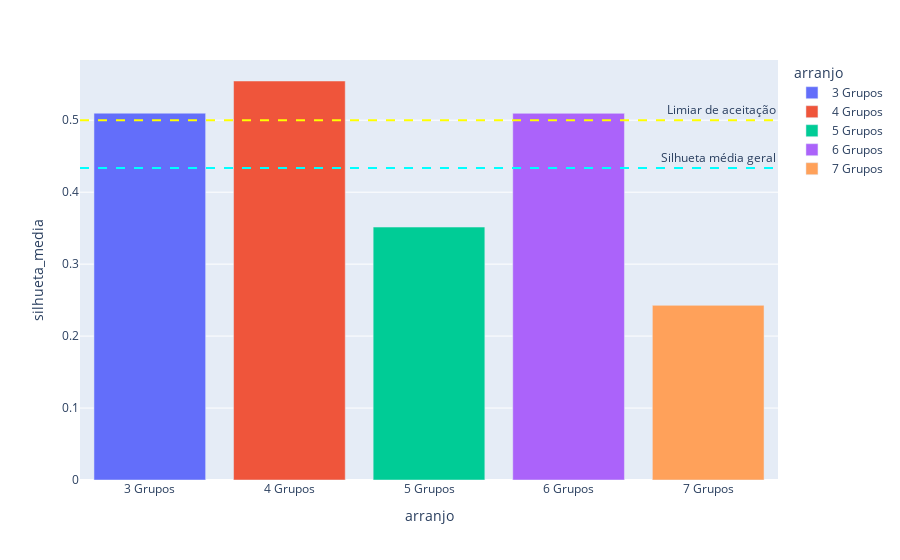

Source (notebook cell):
### Code cell
silhuetas=[r["silhueta_media"]for r in resultados]
nomes_arranjo=[r["arranjo"]for r in resultados]

df=pd.DataFrame({'arranjo':nomes_arranjo,'silhueta_media':silhuetas})


fig = px.bar(df, x="arranjo", y="silhueta_media", color="arranjo")  

fig.add_hline(y=df["silhueta_media"].mean(),
              line_width=2,          
              line_dash="dash",      
              line_color="cyan",
              annotation_text="Silhueta média geral") 

fig.add_hline(y=0.5,
              line_width=2,          
              line_dash="dash",      
              line_color="yellow",
              annotation_text="Limiar de aceitação")   

fig

### Figure 1 — Plotly figure (JSON) as saved in the notebook; plotly's stock layout.template omitted (floating-point values rounded to 4 significant figures)
{"data": [{"alignmentgroup": "True", "hovertemplate": "arranjo=%{x}<br>silhueta_media=%{y}<extra></extra>", "legendgroup": "3 Grupos", "marker": {"color": "#636efa", "pattern": {"shape": ""}}, "name": "3 Grupos", "offsetgroup": "3 Grupos", "orientation": "v", "showlegend": true, "textposition": "auto", "type": "bar", "x": ["3 Grupos"], "xaxis": "x", "y": [0.5098], "yaxis": "y"}, {"alignmentgroup": "True", "hovertemplate": "arranjo=%{x}<br>silhueta_media=%{y}<extra></extra>", "legendgroup": "4 Grupos", "marker": {"color": "#EF553B", "pattern": {"shape": ""}}, "name": "4 Grupos", "offsetgroup": "4 Grupos", "orientation": "v", "showlegend": true, "textposition": "auto", "type": "bar", "x": ["4 Grupos"], "xaxis": "x", "y": [0.5545], "yaxis": "y"}, {"alignmentgroup": "True", "hovertemplate": "arranjo=%{x}<br>silhueta_media=%{y}<extra></extra>", "legendgroup": "5 Grupos", "marker": {"color": "#00cc96", "pattern": {"shape": ""}}, "name": "5 Grupos", "offsetgroup": "5 Grupos", "orientation": "v", "showlegend": true, "textposition": "auto", "type": "bar", "x": ["5 Grupos"], "xaxis": "x", "y": [0.3515], "yaxis": "y"}, {"alignmentgroup": "True", "hovertemplate": "arranjo=%{x}<br>silhueta_media=%{y}<extra></extra>", "legendgroup": "6 Grupos", "marker": {"color": "#ab63fa", "pattern": {"shape": ""}}, "name": "6 Grupos", "offsetgroup": "6 Grupos", "orientation": "v", "showlegend": true, "textposition": "auto", "type": "bar", "x": ["6 Grupos"], "xaxis": "x", "y": [0.5096], "yaxis": "y"}, {"alignmentgroup": "True", "hovertemplate": "arranjo=%{x}<br>silhueta_media=%{y}<extra></extra>", "legendgroup": "7 Grupos", "marker": {"color": "#FFA15A", "pattern": {"shape": ""}}, "name": "7 Grupos", "offsetgroup": "7 Grupos", "orientation": "v", "showlegend": true, "textposition": "auto", "type": "bar", "x": ["7 Grupos"], "xaxis": "x", "y": [0.2427], "yaxis": "y"}], "layout": {"annotations": [{"showarrow": false, "text": "Silhueta média geral", "x": 1, "xanchor": "right", "xref": "x domain", "y": 0.4336, "yanchor": "bottom", "yref": "y"}, {"showarrow": false, "text": "Limiar de aceitação", "x": 1, "xanchor": "right", "xref": "x domain", "y": 0.5, "yanchor": "bottom", "yref": "y"}], "barmode": "relative", "legend": {"title": {"text": "arranjo"}, "tracegroupgap": 0}, "margin": {"t": 60}, "shapes": [{"line": {"color": "cyan", "dash": "dash", "width": 2}, "type": "line", "x0": 0, "x1": 1, "xref": "x domain", "y0": 0.4336, "y1": 0.4336, "yref": "y"}, {"line": {"color": "yellow", "dash": "dash", "width": 2}, "type": "line", "x0": 0, "x1": 1, "xref": "x domain", "y0": 0.5, "y1": 0.5, "yref": "y"}], "xaxis": {"anchor": "y", "categoryarray": ["3 Grupos", "4 Grupos", "5 Grupos", "6 Grupos", "7 Grupos"], "categoryorder": "array", "domain": [0, 1], "title": {"text": "arranjo"}}, "yaxis": {"anchor": "x", "domain": [0, 1], "title": {"text": "silhueta_media"}}}}
